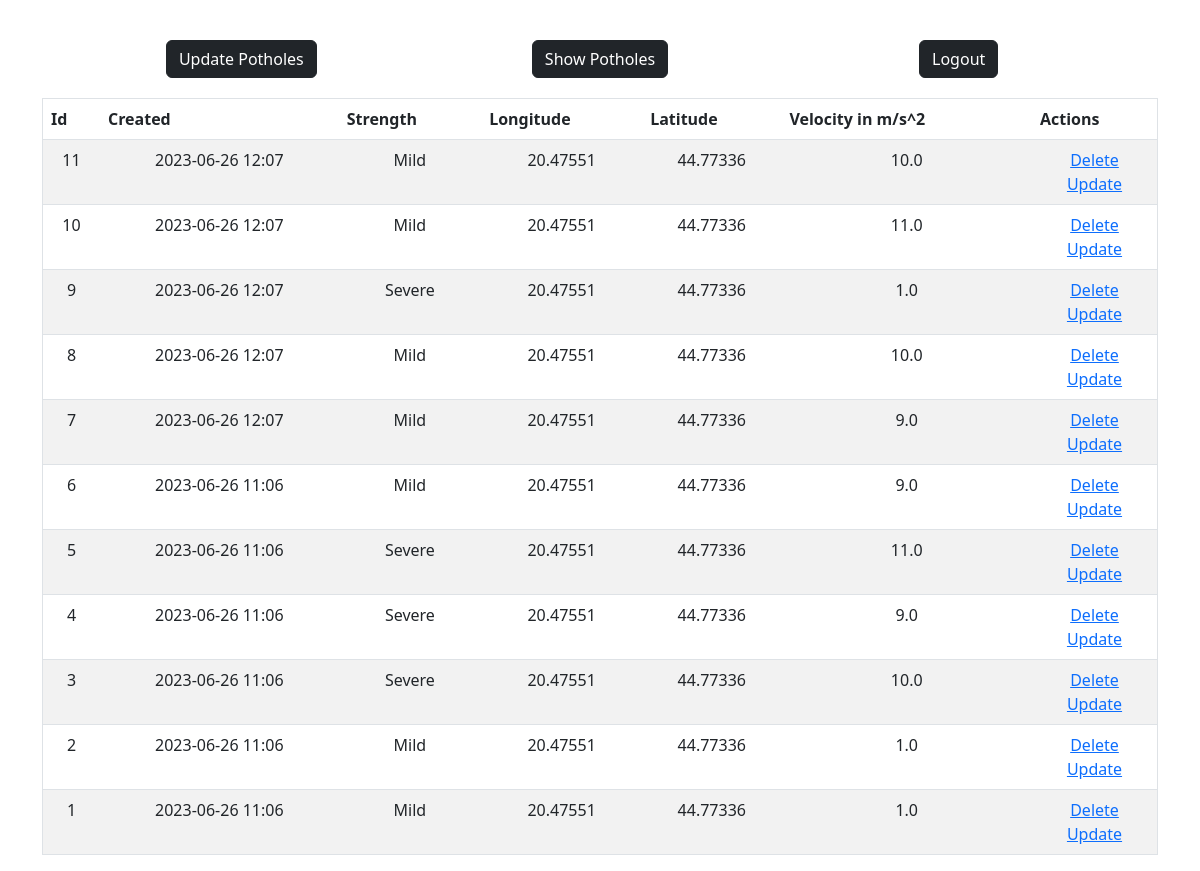
Page /show-potholes on the committed database.
### app.py (models this page shows, shortened)
class Pothole(db.Model):
    id = db.Column(db.Integer, primary_key=True)
    longitude = db.Column(db.Float, nullable=False)
    latitude = db.Column(db.Float, nullable=False)
    accel = db.Column(db.Float, nullable=False)
    strength = db.Column(db.String, nullable=False)
    datetime = db.Column(db.DateTime, default=datetime.utcnow)

### app.py (the view)
@app.route('/show-potholes', methods=['GET'])
def show_potholes():
    potholes = Pothole.query.order_by(Pothole.id.desc() ).all()
    return render_template('adminpage.html', potholes=potholes)

### templates/adminpage.html (shortened to what this page needs)
{% extends 'base.html' %}
{% block body %}
<div class="container">
    <div class="column1">
        <div class="buttons_display">
        <form action="/adminpage" method="POST">
            <button type="submit" class="btn btn-dark" style="display: inline-block;">Update Potholes</button>
        </form>
        <form action="/show-potholes" method="GET">
            <button type="submit" class="btn btn-dark" style="display: inline-block;">Show Potholes</button>
        </form>
        <form action="/logout">
            <button type="submit" class="btn btn-dark" style="display: inline-block;">Logout</button>
        </form>
    </div>
    </div>
    <div class="column2">
        <table class="table table-striped">
            <thead>
                <tr>
                    <th scope="col">Id</th>
                    <th scope="col">Created</th>
                    <th scope="col">Strength</th>
                    <th scope="col">Longitude</th>
                    <th scope="col">Latitude</th>
                    <th scope="col">Velocity in m/s^2</th>
                    <th scope="col">Actions</th>
                </tr>
            </thead>
            <tbody>
                {% for pothole in potholes %}
                <tr>
                    <td>{{ pothole.id }}</td>
                    <td>{{ pothole.datetime.strftime("%Y-%m-%d %H:%M") }}</td>
                    <td>{{ pothole.strength }}</td>
                    <td>{{ pothole.longitude }}</td>
                    <td>{{ pothole.latitude }}</td>
                    <td>{{ pothole.accel }}</td>
                    <td>
                        <a href="/delete/{{pothole.id}}">Delete</a>
                        <br>
                        <a href="/update/{{pothole.id}}">Update</a>
                    </td>
                </tr>
                {% endfor %}
            </tbody>
        </table>
    </div>
</div>
{% endblock %}

### templates/base.html (shortened to what this page needs)
<!DOCTYPE html>
<html lang="en">
<head>
    <link rel="stylesheet" href="{{ url_for('static', filename='css/main.css') }}">
    <link href="https://cdn.jsdelivr.net/npm/bootstrap@5.3.0/dist/css/bootstrap.min.css" rel="stylesheet">
</head>
<body>
    {% block body %}{% endblock %}
</body>
</html>

### static/css/main.css (style rules this page uses)
body, html { margin: 0; font-family: sans-serif; }
table, td, th { border: 1px solid white; }
table { border-collapse: collapse; width: 100%; }
th { height: 30px; }
td { text-align: center; padding: 5px; }
form { display: inline-grid; justify-content: center; margin-top: 20px; margin-left: auto; margin-right: auto; width: 100%; }
.column1 { flex: 1; }
.column2 { flex: 2; }
.buttons_display { display: flex; padding: 20px; }

### rows in the picture
Pothole: id "11", datetime "2023-06-26 12:07", strength "Mild", longitude "20.47551", latitude "44.77336", accel "10.0"
Pothole: id "10", datetime "2023-06-26 12:07", strength "Mild", longitude "20.47551", latitude "44.77336", accel "11.0"
Pothole: id "9", datetime "2023-06-26 12:07", strength "Severe", longitude "20.47551", latitude "44.77336", accel "1.0"
Pothole: id "8", datetime "2023-06-26 12:07", strength "Mild", longitude "20.47551", latitude "44.77336", accel "10.0"
Pothole: id "7", datetime "2023-06-26 12:07", strength "Mild", longitude "20.47551", latitude "44.77336", accel "9.0"
Pothole: id "6", datetime "2023-06-26 11:06", strength "Mild", longitude "20.47551", latitude "44.77336", accel "9.0"
Pothole: id "5", datetime "2023-06-26 11:06", strength "Severe", longitude "20.47551", latitude "44.77336", accel "11.0"
Pothole: id "4", datetime "2023-06-26 11:06", strength "Severe", longitude "20.47551", latitude "44.77336", accel "9.0"
Pothole: id "3", datetime "2023-06-26 11:06", strength "Severe", longitude "20.47551", latitude "44.77336", accel "10.0"
Pothole: id "2", datetime "2023-06-26 11:06", strength "Mild", longitude "20.47551", latitude "44.77336", accel "1.0"
Pothole: id "1", datetime "2023-06-26 11:06", strength "Mild", longitude "20.47551", latitude "44.77336", accel "1.0"
